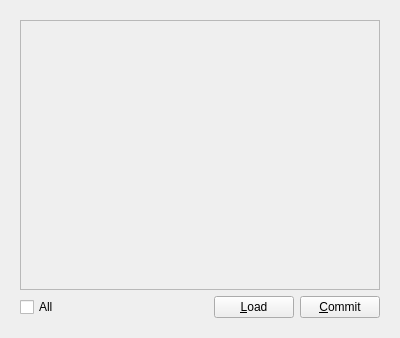
<?xml version="1.0" encoding="UTF-8"?>
<ui version="4.0">
 <class>FactoryDialog</class>
 <widget class="QDialog" name="FactoryDialog">
  <property name="geometry">
   <rect>
    <x>0</x>
    <y>0</y>
    <width>400</width>
    <height>338</height>
   </rect>
  </property>
  <property name="windowTitle">
   <string>Factory</string>
  </property>
  <layout class="QHBoxLayout" name="horizontalLayout">
   <item>
    <widget class="QStackedWidget" name="stackedWidget">
     <property name="currentIndex">
      <number>4</number>
     </property>
     <widget class="QWidget" name="pageCoefficientCalibration">
      <layout class="QHBoxLayout" name="horizontalLayout_2">
       <item>
        <widget class="QGroupBox" name="groupBoxCalibration">
         <property name="title">
          <string>Coefficient Calibration</string>
         </property>
         <layout class="QVBoxLayout" name="verticalLayout">
          <item>
           <layout class="QGridLayout" name="gridLayout">
            <item row="0" column="0">
             <widget class="QLabel" name="labelVoltage_1">
              <property name="text">
               <string>Voltage1(V) :</string>
              </property>
             </widget>
            </item>
            <item row="1" column="1">
             <widget class="QLineEdit" name="lineEditVoltage_2">
              <property name="text">
               <string>800</string>
              </property>
              <property name="alignment">
               <set>Qt::AlignCenter</set>
              </property>
             </widget>
            </item>
            <item row="0" column="3">
             <widget class="QPushButton" name="pushButtonSend_1">
              <property name="text">
               <string>Send</string>
              </property>
             </widget>
            </item>
            <item row="1" column="3">
             <widget class="QPushButton" name="pushButtonSend_2">
              <property name="text">
               <string>Send</string>
              </property>
             </widget>
            </item>
            <item row="1" column="0">
             <widget class="QLabel" name="labelVoltage_2">
              <property name="text">
               <string>Voltage2(V) :</string>
              </property>
             </widget>
            </item>
            <item row="0" column="1">
             <widget class="QLineEdit" name="lineEditVoltage_1">
              <property name="text">
               <string>400</string>
              </property>
              <property name="alignment">
               <set>Qt::AlignCenter</set>
              </property>
             </widget>
            </item>
            <item row="0" column="2">
             <spacer name="horizontalSpacer">
              <property name="orientation">
               <enum>Qt::Horizontal</enum>
              </property>
              <property name="sizeHint" stdset="0">
               <size>
                <width>40</width>
                <height>20</height>
               </size>
              </property>
             </spacer>
            </item>
           </layout>
          </item>
          <item>
           <layout class="QGridLayout" name="gridLayout_2">
            <item row="0" column="3">
             <widget class="QPushButton" name="pushButtonSend_3">
              <property name="text">
               <string>Send</string>
              </property>
             </widget>
            </item>
            <item row="0" column="1">
             <widget class="QLineEdit" name="lineEditVoltage_3">
              <property name="text">
               <string>400</string>
              </property>
              <property name="alignment">
               <set>Qt::AlignCenter</set>
              </property>
             </widget>
            </item>
            <item row="1" column="0">
             <widget class="QLabel" name="labelVoltage_4">
              <property name="text">
               <string>Voltage2(V) :</string>
              </property>
             </widget>
            </item>
            <item row="0" column="0">
             <widget class="QLabel" name="labelVoltage_3">
              <property name="text">
               <string>Voltage1(V) :</string>
              </property>
             </widget>
            </item>
            <item row="1" column="1">
             <widget class="QLineEdit" name="lineEditVoltage_4">
              <property name="text">
               <string>800</string>
              </property>
              <property name="alignment">
               <set>Qt::AlignCenter</set>
              </property>
             </widget>
            </item>
            <item row="1" column="3">
             <widget class="QPushButton" name="pushButtonSend_4">
              <property name="text">
               <string>Send</string>
              </property>
             </widget>
            </item>
            <item row="0" column="2">
             <spacer name="horizontalSpacer_2">
              <property name="orientation">
               <enum>Qt::Horizontal</enum>
              </property>
              <property name="sizeHint" stdset="0">
               <size>
                <width>40</width>
                <height>20</height>
               </size>
              </property>
             </spacer>
            </item>
           </layout>
          </item>
          <item>
           <layout class="QGridLayout" name="gridLayout_3">
            <item row="0" column="1">
             <widget class="QLineEdit" name="lineEditVoltage_5">
              <property name="text">
               <string>400</string>
              </property>
              <property name="alignment">
               <set>Qt::AlignCenter</set>
              </property>
             </widget>
            </item>
            <item row="0" column="0">
             <widget class="QLabel" name="labelVoltage_5">
              <property name="text">
               <string>Voltage1(V) :</string>
              </property>
             </widget>
            </item>
            <item row="1" column="3">
             <widget class="QPushButton" name="pushButtonSend_6">
              <property name="text">
               <string>Send</string>
              </property>
             </widget>
            </item>
            <item row="1" column="0">
             <widget class="QLabel" name="labelVoltage_6">
              <property name="text">
               <string>Voltage2(V) :</string>
              </property>
             </widget>
            </item>
            <item row="1" column="1">
             <widget class="QLineEdit" name="lineEditVoltage_6">
              <property name="text">
               <string>800</string>
              </property>
              <property name="alignment">
               <set>Qt::AlignCenter</set>
              </property>
             </widget>
            </item>
            <item row="0" column="3">
             <widget class="QPushButton" name="pushButtonSend_5">
              <property name="text">
               <string>Send</string>
              </property>
             </widget>
            </item>
            <item row="0" column="2">
             <spacer name="horizontalSpacer_3">
              <property name="orientation">
               <enum>Qt::Horizontal</enum>
              </property>
              <property name="sizeHint" stdset="0">
               <size>
                <width>40</width>
                <height>20</height>
               </size>
              </property>
             </spacer>
            </item>
           </layout>
          </item>
          <item>
           <layout class="QGridLayout" name="gridLayout_4">
            <item row="0" column="0">
             <widget class="QLabel" name="labelCurrent_7">
              <property name="text">
               <string>Current1(A) :</string>
              </property>
             </widget>
            </item>
            <item row="1" column="0">
             <widget class="QLabel" name="labelCurrent_8">
              <property name="text">
               <string>Current2(A) :</string>
              </property>
             </widget>
            </item>
            <item row="1" column="1">
             <widget class="QLineEdit" name="lineEditCurrent_8">
              <property name="text">
               <string>90</string>
              </property>
              <property name="alignment">
               <set>Qt::AlignCenter</set>
              </property>
             </widget>
            </item>
            <item row="1" column="3">
             <widget class="QPushButton" name="pushButtonSend_8">
              <property name="text">
               <string>Send</string>
              </property>
             </widget>
            </item>
            <item row="0" column="1">
             <widget class="QLineEdit" name="lineEditCurrent_7">
              <property name="text">
               <string>20</string>
              </property>
              <property name="alignment">
               <set>Qt::AlignCenter</set>
              </property>
             </widget>
            </item>
            <item row="0" column="3">
             <widget class="QPushButton" name="pushButtonSend_7">
              <property name="text">
               <string>Send</string>
              </property>
             </widget>
            </item>
            <item row="0" column="2">
             <spacer name="horizontalSpacer_4">
              <property name="orientation">
               <enum>Qt::Horizontal</enum>
              </property>
              <property name="sizeHint" stdset="0">
               <size>
                <width>40</width>
                <height>20</height>
               </size>
              </property>
             </spacer>
            </item>
           </layout>
          </item>
         </layout>
        </widget>
       </item>
      </layout>
     </widget>
     <widget class="QWidget" name="pageDigitalInputOutput">
      <layout class="QVBoxLayout" name="verticalLayout_2">
       <item>
        <widget class="QGroupBox" name="groupBoxDigitalInput">
         <property name="title">
          <string>Digital Input</string>
         </property>
        </widget>
       </item>
       <item>
        <widget class="QGroupBox" name="groupBoxDigitalOutput">
         <property name="title">
          <string>Digital Output</string>
         </property>
        </widget>
       </item>
      </layout>
     </widget>
     <widget class="QWidget" name="pageRemoteSignaling">
      <layout class="QVBoxLayout" name="verticalLayout_3">
       <item>
        <layout class="QHBoxLayout" name="horizontalLayout_3">
         <item>
          <widget class="QLabel" name="labelRmtSiglAddr">
           <property name="text">
            <string>Addr:</string>
           </property>
          </widget>
         </item>
         <item>
          <widget class="QPushButton" name="pushButtonMinus">
           <property name="maximumSize">
            <size>
             <width>23</width>
             <height>16777215</height>
            </size>
           </property>
           <property name="text">
            <string>-</string>
           </property>
          </widget>
         </item>
         <item>
          <widget class="QLineEdit" name="lineEditRmtSiglAddr">
           <property name="text">
            <string>1</string>
           </property>
           <property name="alignment">
            <set>Qt::AlignCenter</set>
           </property>
          </widget>
         </item>
         <item>
          <widget class="QPushButton" name="pushButtonPlus">
           <property name="maximumSize">
            <size>
             <width>23</width>
             <height>16777215</height>
            </size>
           </property>
           <property name="text">
            <string>+</string>
           </property>
          </widget>
         </item>
         <item>
          <widget class="QComboBox" name="comboBoxSignalValue">
           <item>
            <property name="text">
             <string>0</string>
            </property>
           </item>
           <item>
            <property name="text">
             <string>1</string>
            </property>
           </item>
          </widget>
         </item>
         <item>
          <widget class="QPushButton" name="pushButtonRmtSiglSet">
           <property name="text">
            <string>Set</string>
           </property>
          </widget>
         </item>
        </layout>
       </item>
       <item>
        <spacer name="verticalSpacer">
         <property name="orientation">
          <enum>Qt::Vertical</enum>
         </property>
         <property name="sizeHint" stdset="0">
          <size>
           <width>20</width>
           <height>268</height>
          </size>
         </property>
        </spacer>
       </item>
      </layout>
     </widget>
     <widget class="QWidget" name="pageDebugMessageTyp">
      <layout class="QVBoxLayout" name="verticalLayout_4">
       <item>
        <widget class="QGroupBox" name="groupBoxDbgMsgTyp">
         <property name="title">
          <string>Extended Debug Message Type</string>
         </property>
        </widget>
       </item>
      </layout>
     </widget>
     <widget class="QWidget" name="pageMaintenance">
      <layout class="QVBoxLayout" name="verticalLayout_5">
       <item>
        <widget class="QScrollArea" name="scrollAreaMaintenance">
         <property name="widgetResizable">
          <bool>true</bool>
         </property>
         <widget class="QWidget" name="scrollAreaWidgetContents">
          <property name="geometry">
           <rect>
            <x>0</x>
            <y>0</y>
            <width>362</width>
            <height>269</height>
           </rect>
          </property>
         </widget>
        </widget>
       </item>
       <item>
        <layout class="QHBoxLayout" name="horizontalLayout_4">
         <item>
          <widget class="QCheckBox" name="checkBoxAll">
           <property name="text">
            <string>All</string>
           </property>
          </widget>
         </item>
         <item>
          <spacer name="horizontalSpacer_5">
           <property name="orientation">
            <enum>Qt::Horizontal</enum>
           </property>
           <property name="sizeHint" stdset="0">
            <size>
             <width>40</width>
             <height>20</height>
            </size>
           </property>
          </spacer>
         </item>
         <item>
          <widget class="QPushButton" name="pushButtonLoad">
           <property name="text">
            <string>&amp;Load</string>
           </property>
          </widget>
         </item>
         <item>
          <widget class="QPushButton" name="pushButtonCommit">
           <property name="text">
            <string>&amp;Commit</string>
           </property>
          </widget>
         </item>
        </layout>
       </item>
      </layout>
     </widget>
    </widget>
   </item>
  </layout>
 </widget>
 <resources/>
 <connections/>
</ui>
